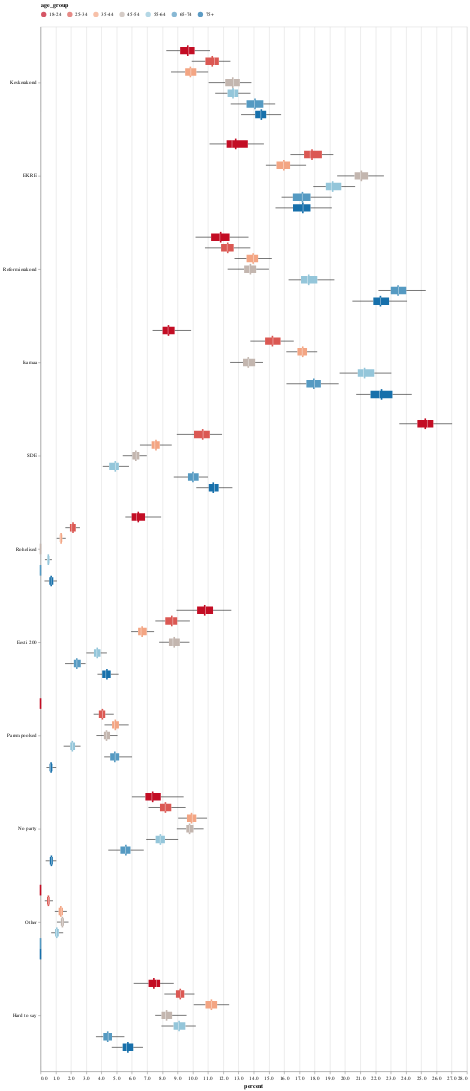

The code cell stored with this chart in its notebook:
### Code cell
e2e_plot({
    'res_col' : 'party_preference',
    'factor_cols': ['age_group'],
    'filter': {},
    'plot': 'boxplots',
    'internal_facet': True
},data_file)

### Figure 1 — Vega-Lite specification as saved in the notebook (floating-point values rounded to 4 significant figures; data arrays with more than 128 entries replaced by an {"elided": "..."} marker saying what was removed)
{"config": {"view": {"continuousWidth": 300, "continuousHeight": 300}}, "layer": [{"mark": {"type": "tick", "thickness": 3}, "encoding": {"color": {"field": "age_group", "legend": {"columns": 7, "orient": "top"}, "scale": {"domain": ["18-24", "25-34", "35-44", "45-54", "55-64", "65-74", "75+"], "range": ["#c30d24", "#db5853", "#f3a583", "#c3b6af", "#94c6da", "#559ac2", "#1770ab"]}, "type": "nominal"}, "tooltip": [{"aggregate": "mean", "field": "percent", "type": "quantitative"}, {"field": "party_preference", "type": "nominal"}, {"field": "age_group", "type": "nominal"}], "x": {"aggregate": "mean", "field": "percent", "type": "quantitative"}, "y": {"field": "party_preference", "sort": ["Keskerakond", "EKRE", "Reformierakond", "Isamaa", "SDE", "Rohelised", "Eesti 200", "Parempoolsed", "No party", "Other", "Hard to say"], "title": null, "type": "nominal"}, "yOffset": {"field": "age_group", "sort": ["18-24", "25-34", "35-44", "45-54", "55-64", "65-74", "75+"], "title": null, "type": "nominal"}}}, {"mark": {"type": "boxplot", "clip": true, "outliers": false}, "encoding": {"color": {"field": "age_group", "legend": {"columns": 7, "orient": "top"}, "scale": {"domain": ["18-24", "25-34", "35-44", "45-54", "55-64", "65-74", "75+"], "range": ["#c30d24", "#db5853", "#f3a583", "#c3b6af", "#94c6da", "#559ac2", "#1770ab"]}, "type": "nominal"}, "tooltip": [{"field": "party_preference", "type": "nominal"}, {"field": "age_group", "type": "nominal"}], "x": {"axis": {"format": ".1f"}, "field": "percent", "title": "percent", "type": "quantitative"}, "y": {"field": "party_preference", "sort": ["Keskerakond", "EKRE", "Reformierakond", "Isamaa", "SDE", "Rohelised", "Eesti 200", "Parempoolsed", "No party", "Other", "Hard to say"], "title": null, "type": "nominal"}, "yOffset": {"field": "age_group", "sort": ["18-24", "25-34", "35-44", "45-54", "55-64", "65-74", "75+"], "title": null, "type": "nominal"}}}], "data": {"name": "data-7097da29ec95f02d049cc5ce9179185e"}, "width": 800, "$schema": "https://vega.github.io/schema/vega-lite/v5.15.1.json", "datasets": {"data-7097da29ec95f02d049cc5ce9179185e": {"elided": "3850 records"}}}
